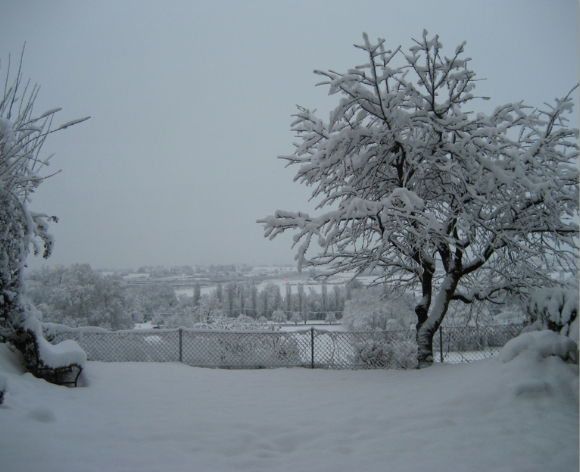
%> input picture Digital_image_proc/HW2/tree1.png, 580 x 472 px
$ octave fusion4images_ycbcr.m   (GNU Octave 9; MATLAB toolbox functions it lacks are replaced by stand-ins)
%> lines starting %> are read from the running program, lines starting %| are printed output that depends on the picture
clc; clear; close all;

% --- Load and Resize Images ---
imgNames = {'tree1.png', 'tree2.png', 'tree3.png', 'tree4.png'};
imgs = cell(1,4);
for i = 1:4
    imgs{i} = imresize(imread(imgNames{i}), [235, 538]);
end

% --- Display Original Images ---
figure('Name', 'Original Images');
for i = 1:4
    subplot(2,2,i); imshow(imgs{i}); title(['Image ', num2str(i)]);
end
%> this loop made 4 passes
%> pass 1, `imshow(imgs{i})`:
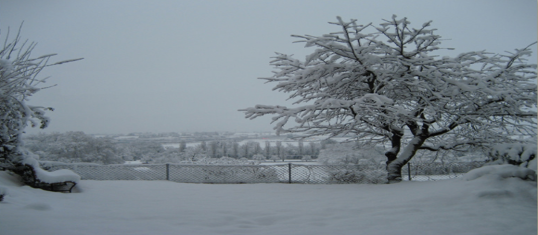
%> displayed picture: size 235x538x3, on the screen's scale of 0 to 255; mean R, G, B 123.3, 134.8, 143.3
%> pass 2, `imshow(imgs{i})`:
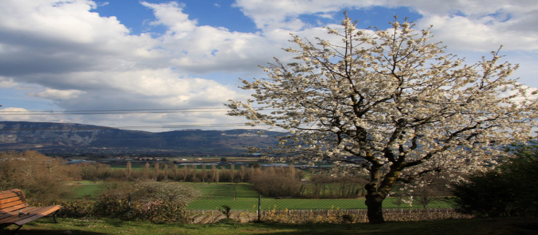
%> displayed picture: size 235x538x3, on the screen's scale of 0 to 255; mean R, G, B 120.9, 120.4, 116.9
%> this loop made 4 passes; what is shown inside it comes from the first
%> after the loop:
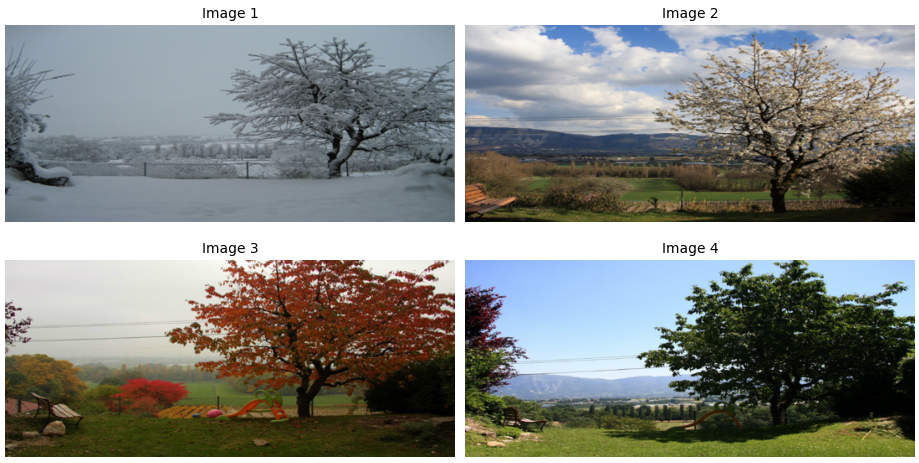
%> figure redrawn from the program's plot data, 4 panels
waitforbuttonpress;

% --- Convert to YCbCr and Histogram Equalize Luma Channel ---
ycbcr_eq = cell(1,4);
for i = 1:4
    ycbcr = rgb2ycbcr(imgs{i});
%> ycbcr: size 235x538x3 uint8; mean of channels 1, 2, 3 129.7, 133.4, 122.4
    y_eq = histeq(ycbcr(:,:,1));
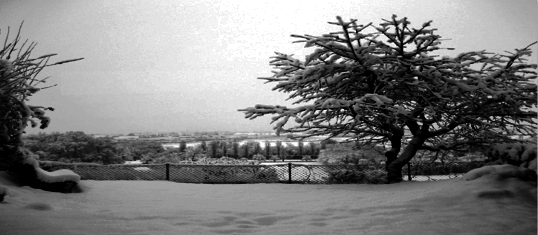
%> y_eq: size 235x538 uint8; min 0, max 255, mean 127.5
    ycbcr_eq{i} = cat(3, y_eq, ycbcr(:,:,2), ycbcr(:,:,3));

    % Optional visualization
    rgb_eq = ycbcr2rgb(ycbcr_eq{i});
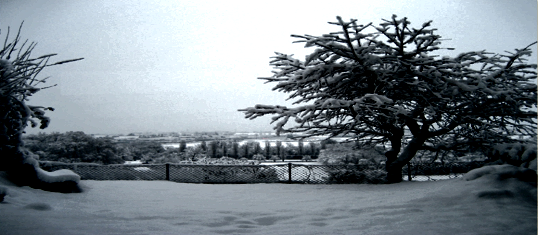
%> rgb_eq: size 235x538x3 uint8; mean R, G, B 121.6, 131.3, 138.5
    figure('Name', ['Equalized Image ', num2str(i)]);
    subplot(1,2,1); imshow(imgs{i}); title('Original');
    subplot(1,2,2); imshow(rgb_eq); title('Equalized RGB');
end
waitforbuttonpress;

% --- Wavelet Fusion using wfusimg ---
wavetype = 'db6';
level = 2;

% Step 1: Fuse Image 1 & 2
%> (the run ends here)
